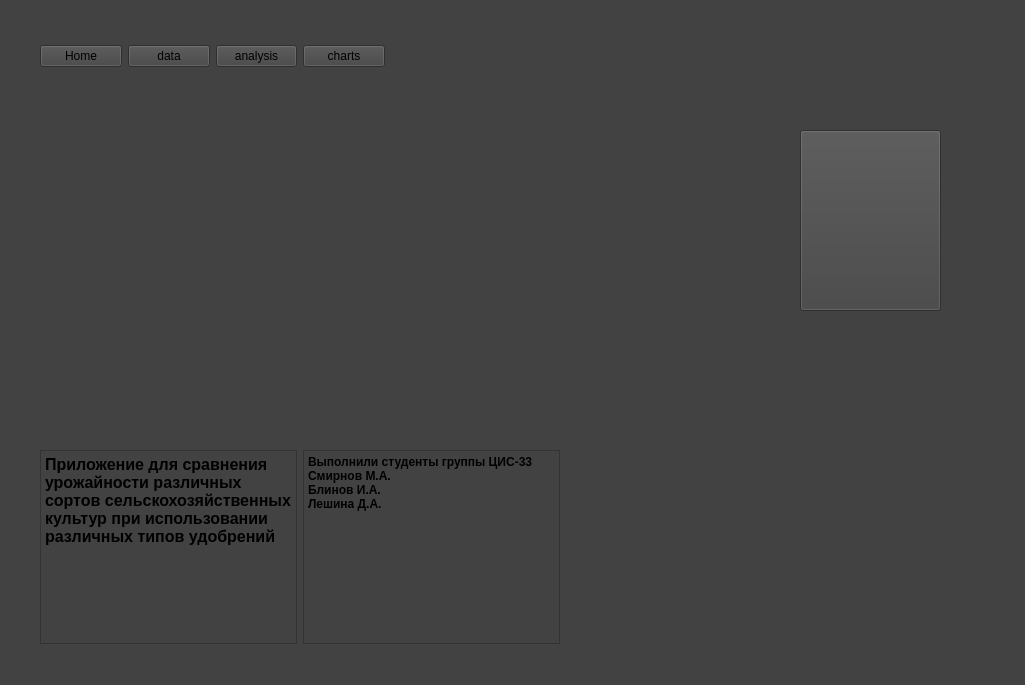
<?xml version="1.0" encoding="UTF-8"?>
<ui version="4.0">
 <class>MainWindow</class>
 <widget class="QMainWindow" name="MainWindow">
  <property name="geometry">
   <rect>
    <x>0</x>
    <y>0</y>
    <width>1025</width>
    <height>685</height>
   </rect>
  </property>
  <property name="windowTitle">
   <string>MainWindow</string>
  </property>
  <property name="styleSheet">
   <string notr="true">background-color: #424242;
font: 600 9pt &quot;Noto Sans&quot;;</string>
  </property>
  <widget class="QWidget" name="centralwidget">
   <widget class="QStackedWidget" name="stackedWidget">
    <property name="geometry">
     <rect>
      <x>40</x>
      <y>90</y>
      <width>951</width>
      <height>571</height>
     </rect>
    </property>
    <property name="currentIndex">
     <number>0</number>
    </property>
    <widget class="QWidget" name="HomePage">
     <widget class="QToolButton" name="toolButton">
      <property name="geometry">
       <rect>
        <x>760</x>
        <y>40</y>
        <width>141</width>
        <height>181</height>
       </rect>
      </property>
      <property name="text">
       <string/>
      </property>
      <property name="icon">
       <iconset resource="X:/my_dok/FertYieldExplorer/ui/res_rc.qrc">
        <normaloff>:/newPrefix/icons/logo.webp</normaloff>:/newPrefix/icons/logo.webp</iconset>
      </property>
      <property name="iconSize">
       <size>
        <width>150</width>
        <height>150</height>
       </size>
      </property>
     </widget>
     <widget class="QWidget" name="layoutWidget">
      <property name="geometry">
       <rect>
        <x>0</x>
        <y>360</y>
        <width>520</width>
        <height>194</height>
       </rect>
      </property>
      <layout class="QHBoxLayout" name="horizontalLayout_2">
       <item>
        <widget class="QTextEdit" name="textEdit">
         <property name="html">
          <string>&lt;!DOCTYPE HTML PUBLIC &quot;-//W3C//DTD HTML 4.0//EN&quot; &quot;http://www.w3.org/TR/REC-html40/strict.dtd&quot;&gt;
&lt;html&gt;&lt;head&gt;&lt;meta name=&quot;qrichtext&quot; content=&quot;1&quot; /&gt;&lt;meta charset=&quot;utf-8&quot; /&gt;&lt;style type=&quot;text/css&quot;&gt;
p, li { white-space: pre-wrap; }
hr { height: 1px; border-width: 0; }
li.unchecked::marker { content: &quot;\2610&quot;; }
li.checked::marker { content: &quot;\2612&quot;; }
&lt;/style&gt;&lt;/head&gt;&lt;body style=&quot; font-family:'Noto Sans'; font-size:9pt; font-weight:600; font-style:normal;&quot;&gt;
&lt;p style=&quot; margin-top:0px; margin-bottom:0px; margin-left:0px; margin-right:0px; -qt-block-indent:0; text-indent:0px;&quot;&gt;&lt;span style=&quot; font-size:12pt;&quot;&gt;Приложение для сравнения урожайности различных сортов сельскохозяйственных культур при использовании различных типов удобрений&lt;/span&gt;&lt;/p&gt;&lt;/body&gt;&lt;/html&gt;</string>
         </property>
        </widget>
       </item>
       <item>
        <widget class="QTextEdit" name="textEdit_2">
         <property name="html">
          <string>&lt;!DOCTYPE HTML PUBLIC &quot;-//W3C//DTD HTML 4.0//EN&quot; &quot;http://www.w3.org/TR/REC-html40/strict.dtd&quot;&gt;
&lt;html&gt;&lt;head&gt;&lt;meta name=&quot;qrichtext&quot; content=&quot;1&quot; /&gt;&lt;meta charset=&quot;utf-8&quot; /&gt;&lt;style type=&quot;text/css&quot;&gt;
p, li { white-space: pre-wrap; }
hr { height: 1px; border-width: 0; }
li.unchecked::marker { content: &quot;\2610&quot;; }
li.checked::marker { content: &quot;\2612&quot;; }
&lt;/style&gt;&lt;/head&gt;&lt;body style=&quot; font-family:'Noto Sans'; font-size:9pt; font-weight:600; font-style:normal;&quot;&gt;
&lt;p style=&quot; margin-top:0px; margin-bottom:0px; margin-left:0px; margin-right:0px; -qt-block-indent:0; text-indent:0px;&quot;&gt;Выполнили студенты группы ЦИС-33&lt;br /&gt;Смирнов М.А.&lt;/p&gt;
&lt;p style=&quot; margin-top:0px; margin-bottom:0px; margin-left:0px; margin-right:0px; -qt-block-indent:0; text-indent:0px;&quot;&gt;Блинов И.А.&lt;/p&gt;
&lt;p style=&quot; margin-top:0px; margin-bottom:0px; margin-left:0px; margin-right:0px; -qt-block-indent:0; text-indent:0px;&quot;&gt;Лешина Д.А.&lt;/p&gt;
&lt;p style=&quot;-qt-paragraph-type:empty; margin-top:0px; margin-bottom:0px; margin-left:0px; margin-right:0px; -qt-block-indent:0; text-indent:0px;&quot;&gt;&lt;br /&gt;&lt;/p&gt;&lt;/body&gt;&lt;/html&gt;</string>
         </property>
        </widget>
       </item>
      </layout>
     </widget>
    </widget>
    <widget class="QWidget" name="DataPage">
     <widget class="QTableView" name="DataTable">
      <property name="geometry">
       <rect>
        <x>10</x>
        <y>60</y>
        <width>921</width>
        <height>491</height>
       </rect>
      </property>
     </widget>
     <widget class="QWidget" name="layoutWidget">
      <property name="geometry">
       <rect>
        <x>10</x>
        <y>20</y>
        <width>436</width>
        <height>31</height>
       </rect>
      </property>
      <layout class="QHBoxLayout" name="horizontalLayout_3">
       <item>
        <widget class="QPushButton" name="LoadBtn">
         <property name="text">
          <string>Load Data</string>
         </property>
         <property name="icon">
          <iconset resource="X:/my_dok/FertYieldExplorer/ui/res_rc.qrc">
           <normaloff>:/newPrefix/icons/upload_24dp_E3E3E3_FILL0_wght400_GRAD0_opsz24.svg</normaloff>:/newPrefix/icons/upload_24dp_E3E3E3_FILL0_wght400_GRAD0_opsz24.svg</iconset>
         </property>
         <property name="iconSize">
          <size>
           <width>20</width>
           <height>20</height>
          </size>
         </property>
        </widget>
       </item>
       <item>
        <widget class="QLabel" name="statusLabel">
         <property name="text">
          <string>Файл не выбран</string>
         </property>
        </widget>
       </item>
       <item>
        <widget class="QPushButton" name="SaveBtn">
         <property name="text">
          <string>Save Data</string>
         </property>
         <property name="icon">
          <iconset resource="X:/my_dok/FertYieldExplorer/ui/res_rc.qrc">
           <normaloff>:/newPrefix/icons/download_done_24dp_E3E3E3_FILL0_wght400_GRAD0_opsz24.svg</normaloff>:/newPrefix/icons/download_done_24dp_E3E3E3_FILL0_wght400_GRAD0_opsz24.svg</iconset>
         </property>
         <property name="iconSize">
          <size>
           <width>20</width>
           <height>20</height>
          </size>
         </property>
        </widget>
       </item>
       <item>
        <widget class="QPushButton" name="ExportBtn">
         <property name="text">
          <string>Export Results</string>
         </property>
         <property name="icon">
          <iconset resource="X:/my_dok/FertYieldExplorer/ui/res_rc.qrc">
           <normaloff>:/newPrefix/icons/download_24dp_E3E3E3_FILL0_wght400_GRAD0_opsz24.svg</normaloff>:/newPrefix/icons/download_24dp_E3E3E3_FILL0_wght400_GRAD0_opsz24.svg</iconset>
         </property>
         <property name="iconSize">
          <size>
           <width>20</width>
           <height>20</height>
          </size>
         </property>
        </widget>
       </item>
      </layout>
     </widget>
    </widget>
    <widget class="QWidget" name="AnalysisPage">
     <widget class="QGroupBox" name="analysisGroupBox">
      <property name="geometry">
       <rect>
        <x>30</x>
        <y>30</y>
        <width>361</width>
        <height>321</height>
       </rect>
      </property>
      <property name="title">
       <string>Параметры анализа</string>
      </property>
      <widget class="QPushButton" name="runAnalysisBtn">
       <property name="geometry">
        <rect>
         <x>30</x>
         <y>160</y>
         <width>149</width>
         <height>25</height>
        </rect>
       </property>
       <property name="text">
        <string>Запустить анализ</string>
       </property>
      </widget>
      <widget class="QComboBox" name="testTypeCombo">
       <property name="geometry">
        <rect>
         <x>190</x>
         <y>60</y>
         <width>149</width>
         <height>25</height>
        </rect>
       </property>
       <item>
        <property name="text">
         <string>ANOVA</string>
        </property>
       </item>
       <item>
        <property name="text">
         <string>Tukey HSD</string>
        </property>
       </item>
      </widget>
      <widget class="QWidget" name="layoutWidget">
       <property name="geometry">
        <rect>
         <x>30</x>
         <y>60</y>
         <width>151</width>
         <height>81</height>
        </rect>
       </property>
       <layout class="QVBoxLayout" name="verticalLayout">
        <item>
         <widget class="QCheckBox" name="cropFactorCheck">
          <property name="text">
           <string>Сорт культуры</string>
          </property>
         </widget>
        </item>
        <item>
         <widget class="QCheckBox" name="fertilizerCheck">
          <property name="text">
           <string>Тип удобрения</string>
          </property>
         </widget>
        </item>
        <item>
         <widget class="QCheckBox" name="interactionCheck">
          <property name="text">
           <string>Взаимодействие</string>
          </property>
         </widget>
        </item>
       </layout>
      </widget>
     </widget>
     <widget class="QTextEdit" name="resultsText">
      <property name="geometry">
       <rect>
        <x>400</x>
        <y>40</y>
        <width>521</width>
        <height>501</height>
       </rect>
      </property>
     </widget>
    </widget>
    <widget class="QWidget" name="ChartsPage">
     <widget class="QTabWidget" name="chartsTabs">
      <property name="geometry">
       <rect>
        <x>20</x>
        <y>50</y>
        <width>861</width>
        <height>481</height>
       </rect>
      </property>
      <property name="currentIndex">
       <number>1</number>
      </property>
      <widget class="QWidget" name="mainChartTab">
       <attribute name="title">
        <string>Tab 1</string>
       </attribute>
       <widget class="QWidget" name="verticalLayoutWidget">
        <property name="geometry">
         <rect>
          <x>20</x>
          <y>20</y>
          <width>201</width>
          <height>151</height>
         </rect>
        </property>
        <layout class="QVBoxLayout" name="verticalLayout_4">
         <item>
          <widget class="QComboBox" name="chartTypeCombo">
           <item>
            <property name="text">
             <string>columnar</string>
            </property>
           </item>
           <item>
            <property name="text">
             <string>Spot</string>
            </property>
           </item>
           <item>
            <property name="text">
             <string>linear</string>
            </property>
           </item>
          </widget>
         </item>
         <item>
          <widget class="QCheckBox" name="showTrendCheck">
           <property name="text">
            <string>Show Trend</string>
           </property>
          </widget>
         </item>
         <item>
          <widget class="QPushButton" name="exportChartBtn">
           <property name="text">
            <string>Export graph</string>
           </property>
           <property name="icon">
            <iconset resource="X:/my_dok/FertYieldExplorer/ui/res_rc.qrc">
             <normaloff>:/newPrefix/icons/download_24dp_E3E3E3_FILL0_wght400_GRAD0_opsz24.svg</normaloff>:/newPrefix/icons/download_24dp_E3E3E3_FILL0_wght400_GRAD0_opsz24.svg</iconset>
           </property>
           <property name="iconSize">
            <size>
             <width>20</width>
             <height>20</height>
            </size>
           </property>
          </widget>
         </item>
        </layout>
       </widget>
       <widget class="QWidget" name="mainPlotContainer" native="true">
        <property name="geometry">
         <rect>
          <x>260</x>
          <y>20</y>
          <width>571</width>
          <height>421</height>
         </rect>
        </property>
       </widget>
      </widget>
      <widget class="QWidget" name="comparisonTab">
       <attribute name="title">
        <string>Tab 2</string>
       </attribute>
       <widget class="QGroupBox" name="groupBox">
        <property name="geometry">
         <rect>
          <x>20</x>
          <y>20</y>
          <width>191</width>
          <height>166</height>
         </rect>
        </property>
        <property name="title">
         <string>Группировка</string>
        </property>
        <widget class="QRadioButton" name="radioButton">
         <property name="geometry">
          <rect>
           <x>20</x>
           <y>60</y>
           <width>94</width>
           <height>21</height>
          </rect>
         </property>
         <property name="text">
          <string>по сортам</string>
         </property>
        </widget>
        <widget class="QRadioButton" name="radioButton_2">
         <property name="geometry">
          <rect>
           <x>20</x>
           <y>90</y>
           <width>94</width>
           <height>21</height>
          </rect>
         </property>
         <property name="text">
          <string>по удобрениям</string>
         </property>
        </widget>
       </widget>
       <widget class="QWidget" name="comparisonPlotContainer" native="true">
        <property name="geometry">
         <rect>
          <x>260</x>
          <y>20</y>
          <width>571</width>
          <height>421</height>
         </rect>
        </property>
       </widget>
      </widget>
     </widget>
    </widget>
   </widget>
   <widget class="QWidget" name="layoutWidget">
    <property name="geometry">
     <rect>
      <x>40</x>
      <y>40</y>
      <width>345</width>
      <height>32</height>
     </rect>
    </property>
    <layout class="QHBoxLayout" name="horizontalLayout">
     <item>
      <widget class="QPushButton" name="HomeBtn">
       <property name="text">
        <string>Home</string>
       </property>
       <property name="icon">
        <iconset resource="X:/my_dok/FertYieldExplorer/ui/res_rc.qrc">
         <normaloff>:/newPrefix/icons/home_24dp_E3E3E3_FILL0_wght400_GRAD0_opsz24.svg</normaloff>:/newPrefix/icons/home_24dp_E3E3E3_FILL0_wght400_GRAD0_opsz24.svg</iconset>
       </property>
       <property name="iconSize">
        <size>
         <width>20</width>
         <height>20</height>
        </size>
       </property>
      </widget>
     </item>
     <item>
      <widget class="QPushButton" name="dataBtn">
       <property name="text">
        <string>data</string>
       </property>
       <property name="icon">
        <iconset resource="X:/my_dok/FertYieldExplorer/ui/res_rc.qrc">
         <normaloff>:/newPrefix/icons/database_24dp_E3E3E3_FILL0_wght400_GRAD0_opsz24.svg</normaloff>:/newPrefix/icons/database_24dp_E3E3E3_FILL0_wght400_GRAD0_opsz24.svg</iconset>
       </property>
       <property name="iconSize">
        <size>
         <width>20</width>
         <height>20</height>
        </size>
       </property>
      </widget>
     </item>
     <item>
      <widget class="QPushButton" name="analysisBtn">
       <property name="text">
        <string>analysis</string>
       </property>
       <property name="icon">
        <iconset resource="X:/my_dok/FertYieldExplorer/ui/res_rc.qrc">
         <normaloff>:/newPrefix/icons/experiment_24dp_E3E3E3_FILL0_wght400_GRAD0_opsz24.svg</normaloff>:/newPrefix/icons/experiment_24dp_E3E3E3_FILL0_wght400_GRAD0_opsz24.svg</iconset>
       </property>
       <property name="iconSize">
        <size>
         <width>20</width>
         <height>20</height>
        </size>
       </property>
      </widget>
     </item>
     <item>
      <widget class="QPushButton" name="chartsBtn">
       <property name="text">
        <string>charts</string>
       </property>
       <property name="icon">
        <iconset resource="X:/my_dok/FertYieldExplorer/ui/res_rc.qrc">
         <normaloff>:/newPrefix/icons/bar_chart_24dp_E3E3E3_FILL0_wght400_GRAD0_opsz24.svg</normaloff>:/newPrefix/icons/bar_chart_24dp_E3E3E3_FILL0_wght400_GRAD0_opsz24.svg</iconset>
       </property>
       <property name="iconSize">
        <size>
         <width>20</width>
         <height>20</height>
        </size>
       </property>
      </widget>
     </item>
    </layout>
   </widget>
  </widget>
 </widget>
 <resources>
  <include location="X:/my_dok/FertYieldExplorer/ui/res_rc.qrc"/>
 </resources>
 <connections/>
</ui>
